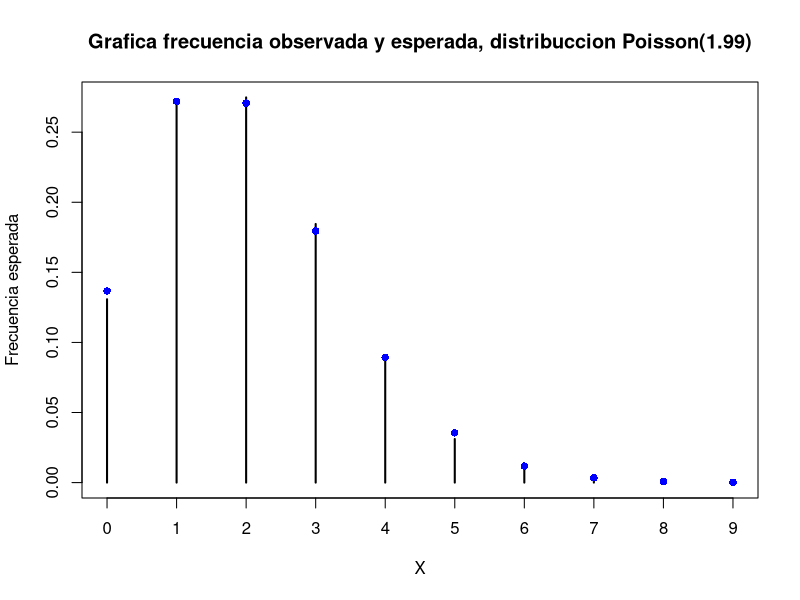
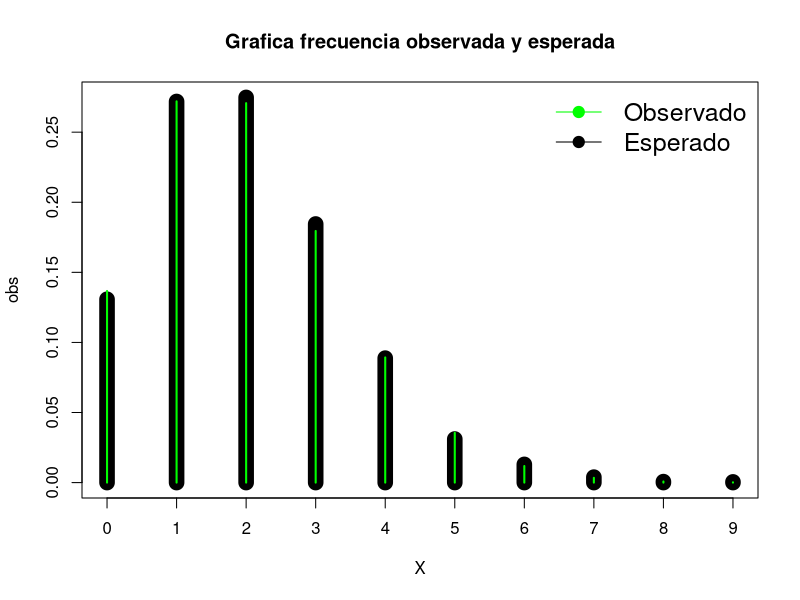
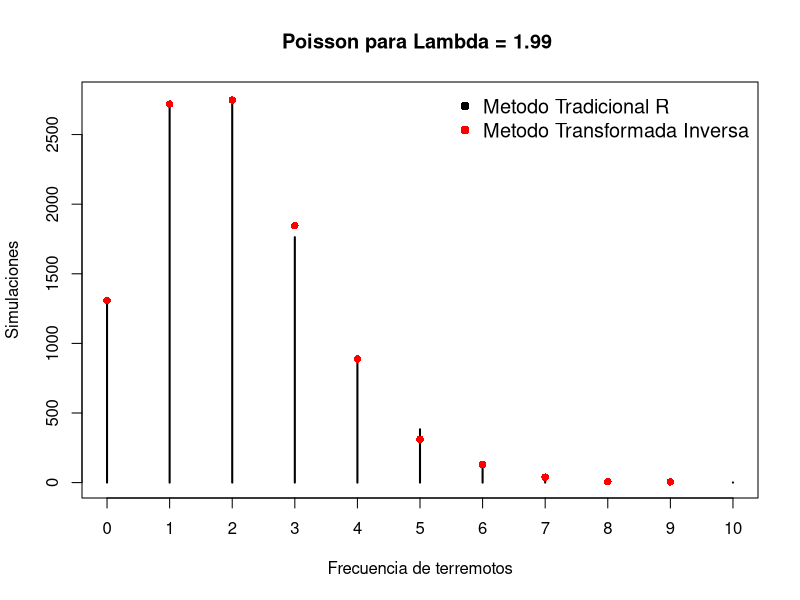
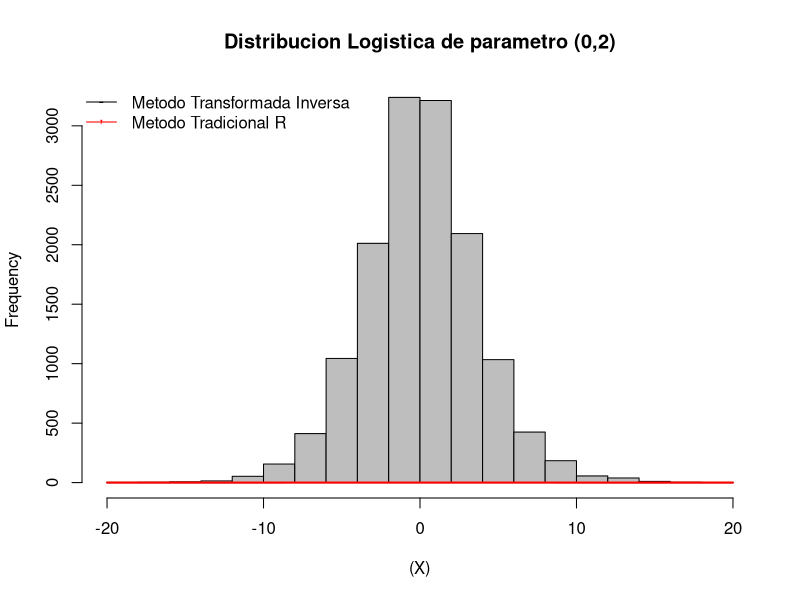
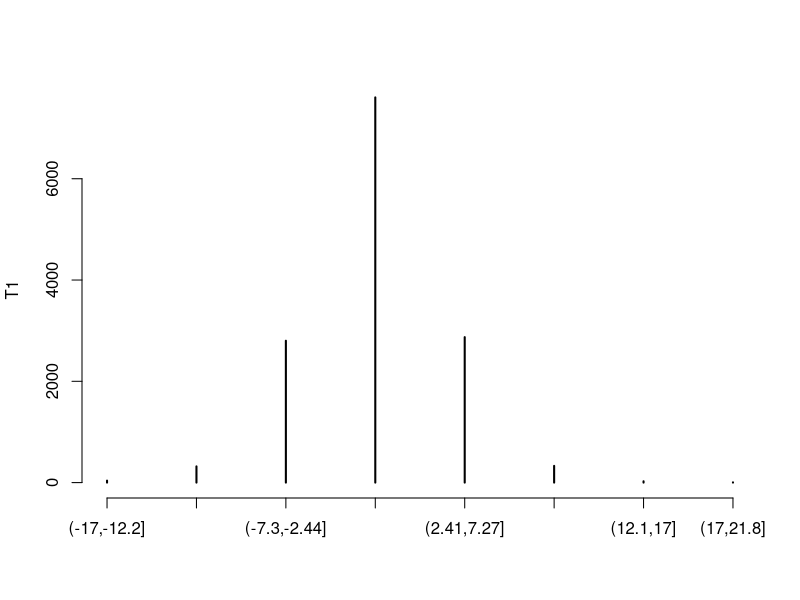

Write the R code that produced these figures, in order. (Note: this script raises an error after producing the figures.)
#-----------------------------------#
# Kevin Steven Garcia Chica
# Cesar A. Saavedra 
# Simulacion Estadistica Trabajo 1
#-----------------------------------#
suppressMessages(library(ggplot2))

#-----------------------------------#
# Distribucion Poisson:
#-----------------------------------#
nsim=10000
l=1.99 #Parametro del articulo, Media de terremotos por a??o.

# Poisson con R #
RP <- rpois(nsim,l)

# Poisson con metodo propio #
N=nsim
X<-c()
for (j in 1:N) {
  U<-runif(1)
  i=0 ; F=P=exp(-l)
  while (U>=F) {
    P=(l/(i+1))*P
    F=F+P
    i=i+1
  }
  X[j]=i
}

#Pruebas de bondad de ajuste:
Z<-table(X)
obs<-Z/length(X)  #Observado
prob<-round(dpois(seq(0,9),1.99),4) #Esperado
#Gr?fica comparativa:
x11()
plot(obs,main="Grafica frecuencia observada y esperada, distribuccion Poisson(1.99)", ylab="Frecuencia esperada")
points(seq(0,9),prob, col="blue", pch=16)

#Prueba de bondad de ajuste chi cuadrado:
est<-sum((obs-prob)^2/prob)  #Estadistico de prueba
valorp<-1-pchisq(est,9)
qchisq(0.95,8)   #Valor critico
pchisq(est,9,lower.tail = F) #Otra forma de sacar la probabilidad mayor que.

#Grafico#
plot(obs, type="h", lwd=15, col="black", main="Grafica frecuencia observada y esperada", Ylab="Valor Prueba de bondad de ajuste")
points(seq(0,9),prob, lwd=2, col="green", type="h")
legend("topright",legend=c("Observado","Esperado"), 
       pch=c(19,19),col=c("green","black"), lty=1,2, bty="n", cex=1.5)

#Prueba de R:

#Grafico#
plot(table(RP), main="Poisson para Lambda = 1.99 ", xlab="Frecuencia de terremotos", ylab="Simulaciones")
points(seq(0,9), table(X), pch=16, col="red")
legend("topright",legend=c("Metodo Tradicional R","Metodo Transformada Inversa"), 
       pch=c(16, 16),col=c("black","red"), bty="n", cex=1.2)
#plot(table(X), main="Poisson(1.99) con el metodo propio", xlab="Magnitud", ylab="")


#-----------------------------------#
#Distribucion Logistic:
#-----------------------------------#
nsim2=14000
# M. tradicional #
L <- rlogis(nsim2, 0,2)

# Transformada Inversa #
a=0
b=2
U <- runif(nsim2,0,1)
X = a + b*log((U)/(1-U))
l=seq(-20,20, by=0.001)

#Grafico#
x11()
hist((X), main="Distribucion Logistica de parametro (0,2)", freq=F, col="grey", bty="n")
lines(l, dlogis(l,0,2), lwd=2, col="red")
legend("topleft",legend=c("Metodo Transformada Inversa","Metodo Tradicional R"), 
       pch=c("-,-"),col=c("black","red"), lty=1,2, bty="n")

#Generacion variable de respuesta Y:
Y<-c(rep(0,7000),rep(1,7000)) # 0:Clientes malos, 1:Clientes buenos

# Tabla de frecuencias
dat1 = L
n.cl=8
puntos = min(dat1)+(0:n.cl)*(max(dat1)-min(dat1))/n.cl
T1 = table(cut(dat1, breaks=puntos))
plot(T1)

dat2 = X
n.cl=8
puntos = min(dat)+(0:n.cl)*(max(dat2)-min(dat2))/n.cl
T2 = table(cut(dat2, breaks=puntos,right = T))
plot(T2)

#Prueba de bondad de ajuste kolmogorov para la logistic:
ks.test(X,'plogis',0,2)
